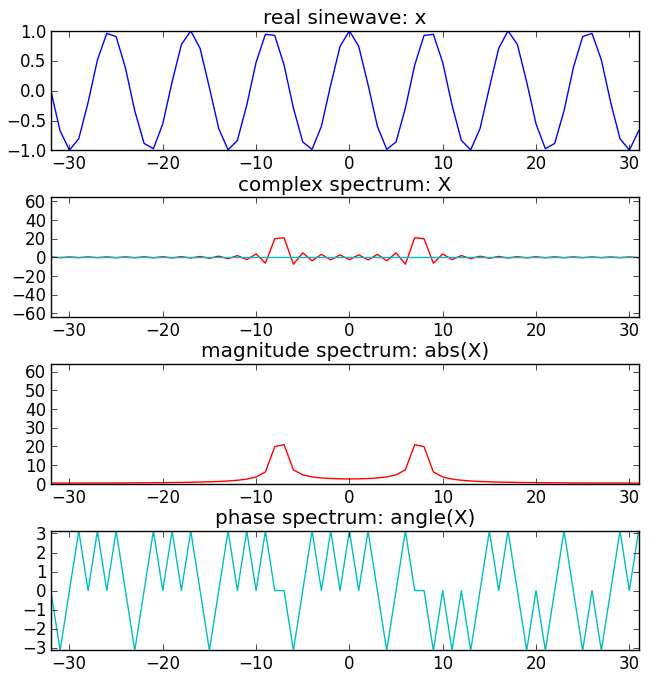

Here is the Python script that generated this plot:
import numpy as np
import matplotlib.pyplot as plt

plt.figure(1)
N = 64
k0 = 7.5
X = np.array([])
nv = np.arange(-N/2, N/2)
kv = np.arange(-N/2, N/2)
x = np.cos(2*np.pi*k0/N*nv)

plt.subplot(411)
plt.title('real sinewave: x')
plt.plot(nv, np.real(x),'b')
plt.axis([-N/2,N/2-1,-1,1])
for k in kv:
	s = np.exp(1j*2*np.pi*k/N*nv)
	X = np.append(X, sum(x*np.conjugate(s)))

plt.subplot(412)
plt.title('complex spectrum: X')
plt.plot(kv, np.real(X),'r')
plt.plot(kv, np.imag(X),'c')
plt.axis([-N/2,N/2-1,-N,N])

plt.subplot(413)
plt.title('magnitude spectrum: abs(X)')
plt.plot(kv, abs(X), 'r')
plt.axis([-N/2,N/2-1,0,N])

plt.subplot(414)
plt.title('phase spectrum: angle(X)')
plt.plot(kv, np.angle(X),'c')
plt.axis([-N/2,N/2-1,-np.pi,np.pi])

plt.show()
